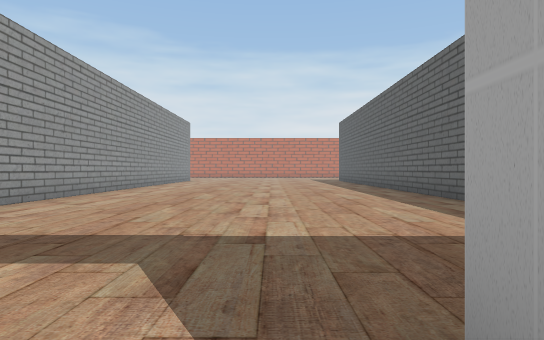
[1] (above)

17 first-person views from a walk through a scene from a Unity 3-D project. The camera is 1.3 m above the floor, looks level and sees 75° across. The floor is counted in squares, 2 m on a side. Each view is taken from the middle of a square. On the plan, view 1 faces up. The plan holds only what a view shows up to about 10 squares ahead; the rest is blank. The place goes on beyond the plan.

[2]
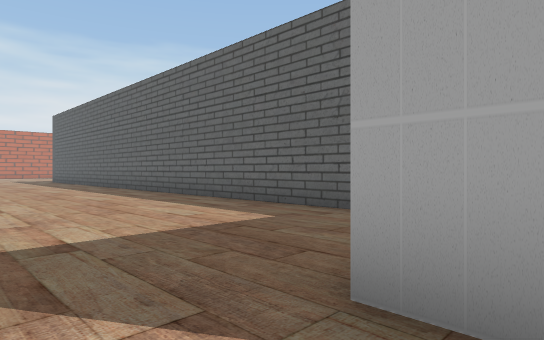

[3]
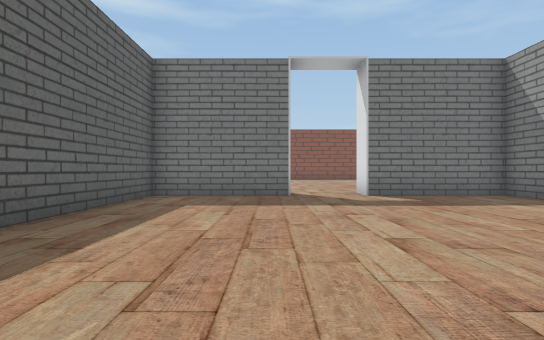

[4]
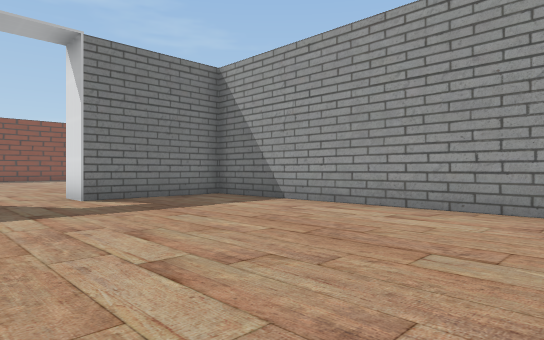

[5]
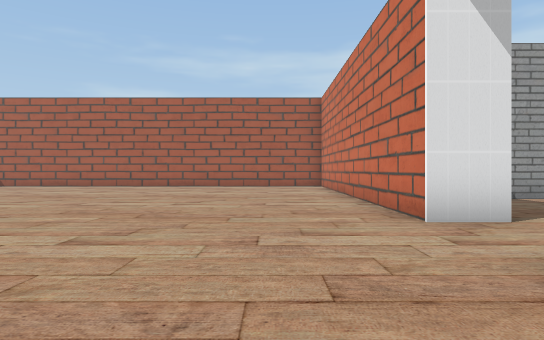

[6]
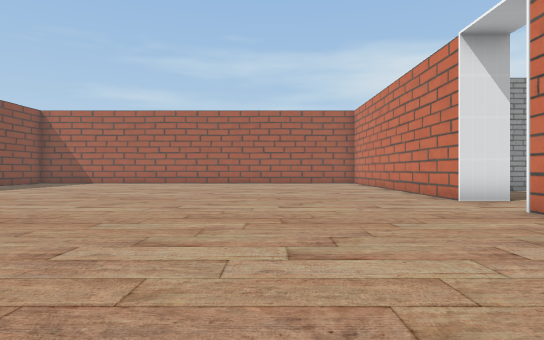

[7]
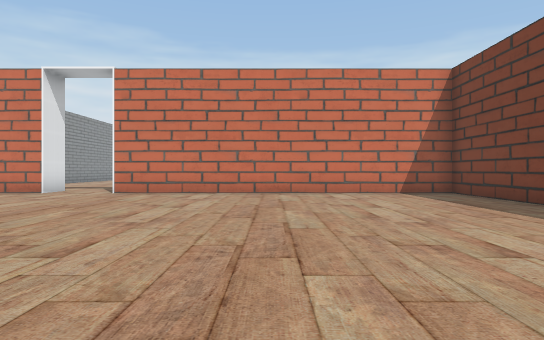

[8]
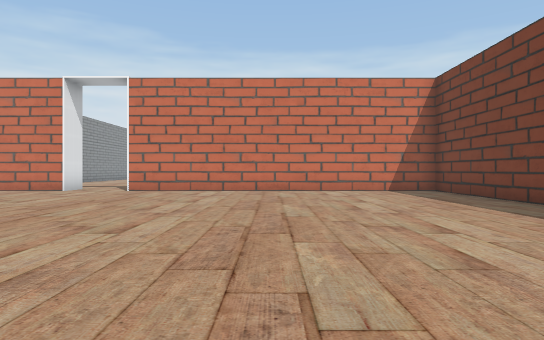

[9]
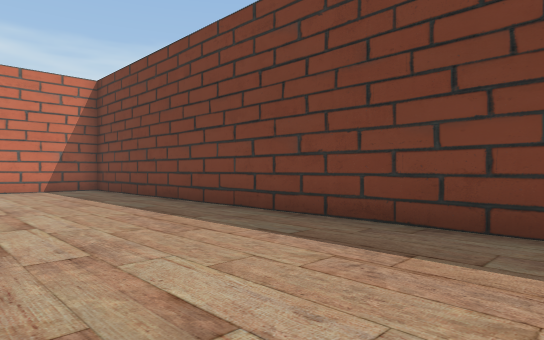

[10]
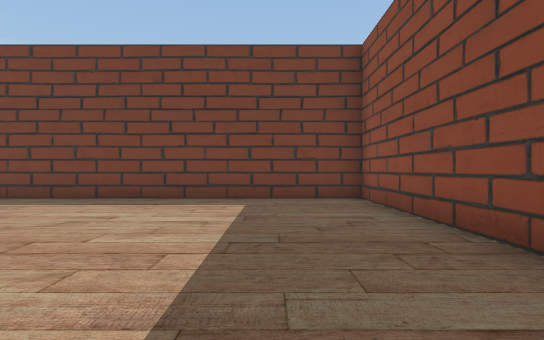

[11]
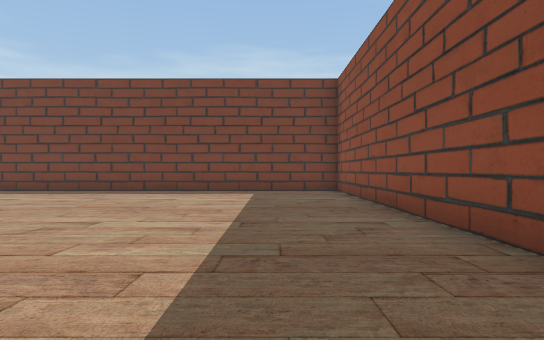

[12]
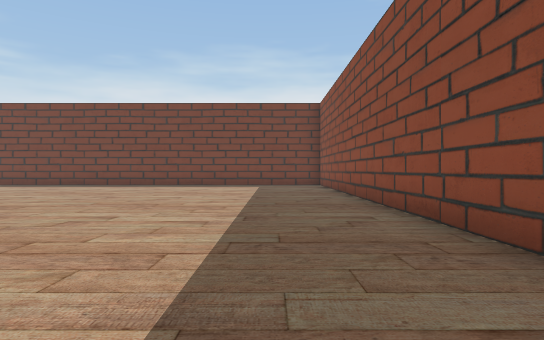

[13]
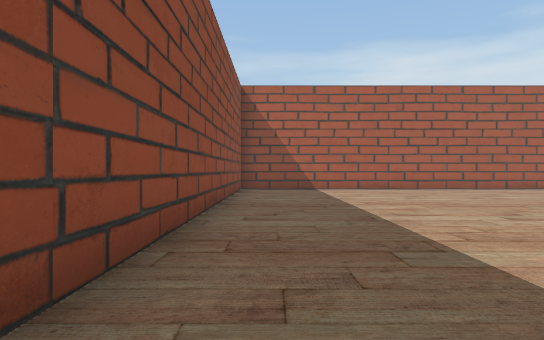

[14]
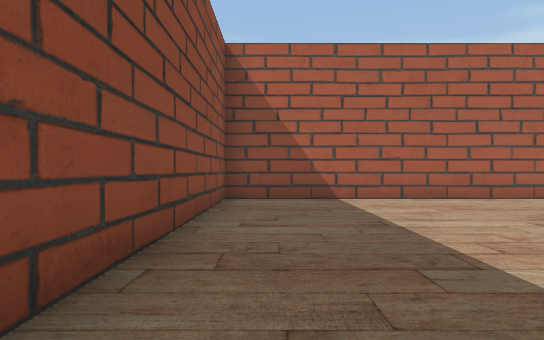

[15]
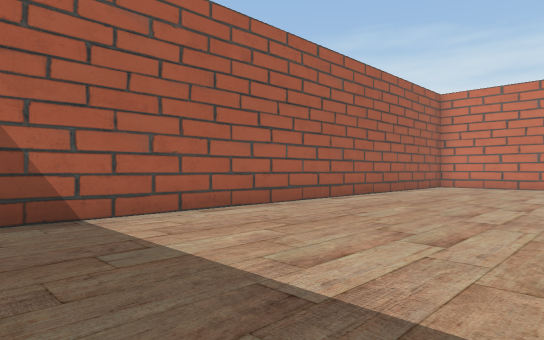

[16]
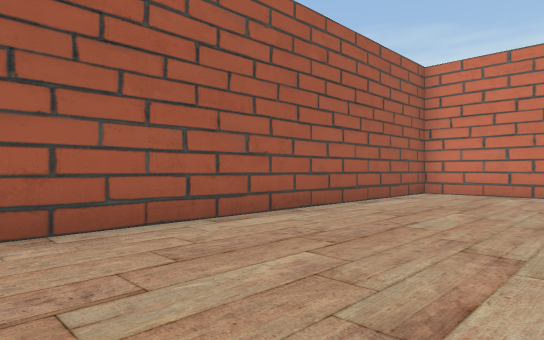

[17]
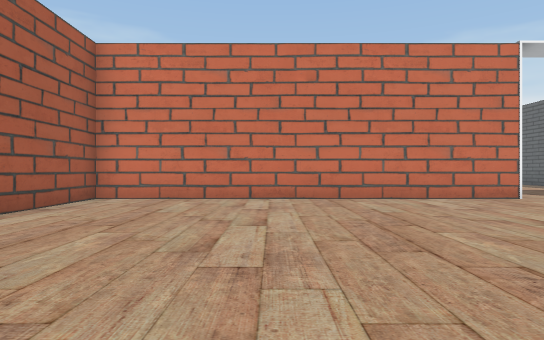

### Floor plan
Points are (right, up) in squares from view 1. A wall is a line through its corners. A room is listed if a view was taken in it or the views show most of it. See-through windows are left out.
Room 1 (views 1, 2, 3, 4)
walls: (-5, 10) (-5, 1) (-1.4, 1) (-1.4, 0); (0.5, 0) (0.5, 1) (4.1, 1) (4.1, 10)
ways out: opening at (-0.5, 0.5) to room 2
Room 2 (views 5, 6, 7, 8, 9, 10, 11, 12, 13, 14, 15, 16, 17)
walls: (-1.4, 0) (-10.9, 0) (-10.9, -15.1) (10.1, -15.1) (10.1, 0) (0.5, 0)
ways out: opening at (-0.5, 0.5) to room 1

Where each view was taken, in squares from view 1:
view 1: 0 up, 0 right, facing up
view 2: 0 up, 1 left, facing up-right
view 3: 10 up, 1 right, facing down
view 4: 9 up, 1 right, facing down-left
view 5: 2 down, 3 right, facing left
view 6: 4 down, 6 right, facing left
view 7: 10 down, 5 right, facing up
view 8: 11 down, 5 right, facing up
view 9: 12 down, 6 right, facing up-right
view 10: 13 down, 2 right, facing right
view 11: 13 down, 1 left, facing right
view 12: 13 down, 5 left, facing right
view 13: 14 down, 1 right, facing left
view 14: 14 down, 3 left, facing left
view 15: 14 down, 6 left, facing up-left
view 16: 10 down, 7 left, facing up-left
view 17: 8 down, 7 left, facing up
